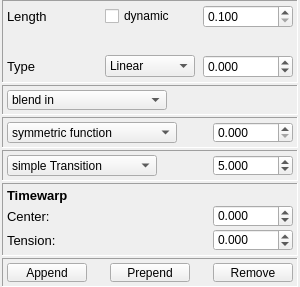
<?xml version="1.0" encoding="UTF-8"?>
<ui version="4.0">
 <class>transitionWidget</class>
 <widget class="QWidget" name="transitionWidget">
  <property name="geometry">
   <rect>
    <x>0</x>
    <y>0</y>
    <width>300</width>
    <height>287</height>
   </rect>
  </property>
  <property name="windowTitle">
   <string>Form</string>
  </property>
  <layout class="QVBoxLayout" name="verticalLayout">
   <property name="spacing">
    <number>2</number>
   </property>
   <property name="leftMargin">
    <number>2</number>
   </property>
   <property name="topMargin">
    <number>0</number>
   </property>
   <property name="rightMargin">
    <number>2</number>
   </property>
   <property name="bottomMargin">
    <number>0</number>
   </property>
   <item>
    <widget class="QFrame" name="selectedFrame">
     <property name="sizePolicy">
      <sizepolicy hsizetype="Minimum" vsizetype="Preferred">
       <horstretch>0</horstretch>
       <verstretch>0</verstretch>
      </sizepolicy>
     </property>
     <property name="minimumSize">
      <size>
       <width>0</width>
       <height>60</height>
      </size>
     </property>
     <property name="frameShape">
      <enum>QFrame::Panel</enum>
     </property>
     <property name="frameShadow">
      <enum>QFrame::Sunken</enum>
     </property>
     <layout class="QGridLayout" name="gridLayout_2">
      <property name="horizontalSpacing">
       <number>8</number>
      </property>
      <property name="verticalSpacing">
       <number>2</number>
      </property>
      <property name="margin">
       <number>4</number>
      </property>
      <item row="0" column="0">
       <widget class="QLabel" name="captionLabel">
        <property name="font">
         <font>
          <pointsize>10</pointsize>
         </font>
        </property>
        <property name="text">
         <string>Length</string>
        </property>
       </widget>
      </item>
      <item row="0" column="2">
       <widget class="myQDoubleSpinBox" name="lengthSpin">
        <property name="minimumSize">
         <size>
          <width>80</width>
          <height>0</height>
         </size>
        </property>
        <property name="focusPolicy">
         <enum>Qt::ClickFocus</enum>
        </property>
        <property name="contextMenuPolicy">
         <enum>Qt::NoContextMenu</enum>
        </property>
        <property name="readOnly">
         <bool>false</bool>
        </property>
        <property name="buttonSymbols">
         <enum>QAbstractSpinBox::UpDownArrows</enum>
        </property>
        <property name="specialValueText">
         <string/>
        </property>
        <property name="keyboardTracking">
         <bool>true</bool>
        </property>
        <property name="decimals">
         <number>3</number>
        </property>
        <property name="minimum">
         <double>0.100000000000000</double>
        </property>
        <property name="maximum">
         <double>1080.000000000000000</double>
        </property>
       </widget>
      </item>
      <item row="2" column="0">
       <widget class="QLabel" name="typeLabel">
        <property name="font">
         <font>
          <pointsize>10</pointsize>
         </font>
        </property>
        <property name="text">
         <string>Type</string>
        </property>
       </widget>
      </item>
      <item row="2" column="1">
       <widget class="QComboBox" name="transitionBox">
        <property name="duplicatesEnabled">
         <bool>false</bool>
        </property>
        <property name="frame">
         <bool>true</bool>
        </property>
        <item>
         <property name="text">
          <string>Linear</string>
         </property>
        </item>
        <item>
         <property name="text">
          <string>Quadratic</string>
         </property>
        </item>
        <item>
         <property name="text">
          <string>Cubic</string>
         </property>
        </item>
        <item>
         <property name="text">
          <string>Quartic</string>
         </property>
        </item>
        <item>
         <property name="text">
          <string>Quintic</string>
         </property>
        </item>
        <item>
         <property name="text">
          <string>Sinusoidal</string>
         </property>
        </item>
        <item>
         <property name="text">
          <string>Plateau</string>
         </property>
        </item>
       </widget>
      </item>
      <item row="2" column="2">
       <widget class="myQDoubleSpinBox" name="changeSpin">
        <property name="minimumSize">
         <size>
          <width>80</width>
          <height>0</height>
         </size>
        </property>
        <property name="focusPolicy">
         <enum>Qt::ClickFocus</enum>
        </property>
        <property name="contextMenuPolicy">
         <enum>Qt::NoContextMenu</enum>
        </property>
        <property name="readOnly">
         <bool>false</bool>
        </property>
        <property name="decimals">
         <number>3</number>
        </property>
        <property name="minimum">
         <double>-10000.000000000000000</double>
        </property>
        <property name="maximum">
         <double>10000.000000000000000</double>
        </property>
       </widget>
      </item>
      <item row="1" column="0" colspan="3">
       <widget class="QLabel" name="errLabel">
        <property name="sizePolicy">
         <sizepolicy hsizetype="Preferred" vsizetype="Preferred">
          <horstretch>0</horstretch>
          <verstretch>0</verstretch>
         </sizepolicy>
        </property>
        <property name="minimumSize">
         <size>
          <width>0</width>
          <height>25</height>
         </size>
        </property>
        <property name="palette">
         <palette>
          <active>
           <colorrole role="WindowText">
            <brush brushstyle="SolidPattern">
             <color alpha="255">
              <red>255</red>
              <green>0</green>
              <blue>0</blue>
             </color>
            </brush>
           </colorrole>
           <colorrole role="Text">
            <brush brushstyle="SolidPattern">
             <color alpha="255">
              <red>0</red>
              <green>0</green>
              <blue>0</blue>
             </color>
            </brush>
           </colorrole>
           <colorrole role="ButtonText">
            <brush brushstyle="SolidPattern">
             <color alpha="255">
              <red>0</red>
              <green>0</green>
              <blue>0</blue>
             </color>
            </brush>
           </colorrole>
           <colorrole role="ToolTipText">
            <brush brushstyle="SolidPattern">
             <color alpha="255">
              <red>0</red>
              <green>0</green>
              <blue>0</blue>
             </color>
            </brush>
           </colorrole>
          </active>
          <inactive>
           <colorrole role="WindowText">
            <brush brushstyle="SolidPattern">
             <color alpha="255">
              <red>255</red>
              <green>0</green>
              <blue>0</blue>
             </color>
            </brush>
           </colorrole>
           <colorrole role="Text">
            <brush brushstyle="SolidPattern">
             <color alpha="255">
              <red>0</red>
              <green>0</green>
              <blue>0</blue>
             </color>
            </brush>
           </colorrole>
           <colorrole role="ButtonText">
            <brush brushstyle="SolidPattern">
             <color alpha="255">
              <red>0</red>
              <green>0</green>
              <blue>0</blue>
             </color>
            </brush>
           </colorrole>
           <colorrole role="ToolTipText">
            <brush brushstyle="SolidPattern">
             <color alpha="255">
              <red>0</red>
              <green>0</green>
              <blue>0</blue>
             </color>
            </brush>
           </colorrole>
          </inactive>
          <disabled>
           <colorrole role="WindowText">
            <brush brushstyle="SolidPattern">
             <color alpha="255">
              <red>128</red>
              <green>125</green>
              <blue>123</blue>
             </color>
            </brush>
           </colorrole>
           <colorrole role="Text">
            <brush brushstyle="SolidPattern">
             <color alpha="255">
              <red>128</red>
              <green>125</green>
              <blue>123</blue>
             </color>
            </brush>
           </colorrole>
           <colorrole role="ButtonText">
            <brush brushstyle="SolidPattern">
             <color alpha="255">
              <red>128</red>
              <green>125</green>
              <blue>123</blue>
             </color>
            </brush>
           </colorrole>
           <colorrole role="ToolTipText">
            <brush brushstyle="SolidPattern">
             <color alpha="255">
              <red>0</red>
              <green>0</green>
              <blue>0</blue>
             </color>
            </brush>
           </colorrole>
          </disabled>
         </palette>
        </property>
        <property name="font">
         <font>
          <pointsize>8</pointsize>
         </font>
        </property>
        <property name="text">
         <string/>
        </property>
        <property name="alignment">
         <set>Qt::AlignCenter</set>
        </property>
       </widget>
      </item>
      <item row="0" column="1">
       <widget class="QCheckBox" name="lockCheck">
        <property name="text">
         <string>dynamic</string>
        </property>
       </widget>
      </item>
     </layout>
    </widget>
   </item>
   <item>
    <widget class="QFrame" name="quadraticFrame">
     <property name="minimumSize">
      <size>
       <width>0</width>
       <height>30</height>
      </size>
     </property>
     <property name="frameShape">
      <enum>QFrame::Panel</enum>
     </property>
     <property name="frameShadow">
      <enum>QFrame::Sunken</enum>
     </property>
     <layout class="QGridLayout" name="gridLayout_3">
      <property name="margin">
       <number>4</number>
      </property>
      <property name="spacing">
       <number>2</number>
      </property>
      <item row="0" column="0">
       <widget class="QComboBox" name="quadraticBox">
        <property name="minimumSize">
         <size>
          <width>160</width>
          <height>0</height>
         </size>
        </property>
        <property name="duplicatesEnabled">
         <bool>false</bool>
        </property>
        <property name="frame">
         <bool>true</bool>
        </property>
        <item>
         <property name="text">
          <string>blend in</string>
         </property>
        </item>
        <item>
         <property name="text">
          <string>blend out</string>
         </property>
        </item>
        <item>
         <property name="text">
          <string>symmetric function</string>
         </property>
        </item>
       </widget>
      </item>
      <item row="0" column="1">
       <spacer name="horizontalSpacer_5">
        <property name="orientation">
         <enum>Qt::Horizontal</enum>
        </property>
        <property name="sizeHint" stdset="0">
         <size>
          <width>40</width>
          <height>20</height>
         </size>
        </property>
       </spacer>
      </item>
     </layout>
    </widget>
   </item>
   <item>
    <widget class="QFrame" name="quarticFrame">
     <property name="minimumSize">
      <size>
       <width>0</width>
       <height>30</height>
      </size>
     </property>
     <property name="frameShape">
      <enum>QFrame::Panel</enum>
     </property>
     <property name="frameShadow">
      <enum>QFrame::Sunken</enum>
     </property>
     <layout class="QGridLayout" name="gridLayout_4">
      <property name="margin">
       <number>4</number>
      </property>
      <property name="spacing">
       <number>2</number>
      </property>
      <item row="0" column="0">
       <widget class="QComboBox" name="quarticBox">
        <property name="minimumSize">
         <size>
          <width>170</width>
          <height>0</height>
         </size>
        </property>
        <property name="duplicatesEnabled">
         <bool>false</bool>
        </property>
        <property name="frame">
         <bool>true</bool>
        </property>
        <item>
         <property name="text">
          <string>symmetric function</string>
         </property>
        </item>
        <item>
         <property name="text">
          <string>opposite direction first</string>
         </property>
        </item>
        <item>
         <property name="text">
          <string>overshoot final value</string>
         </property>
        </item>
       </widget>
      </item>
      <item row="0" column="2">
       <widget class="myQDoubleSpinBox" name="quarticSpin">
        <property name="minimumSize">
         <size>
          <width>80</width>
          <height>0</height>
         </size>
        </property>
        <property name="focusPolicy">
         <enum>Qt::ClickFocus</enum>
        </property>
        <property name="contextMenuPolicy">
         <enum>Qt::NoContextMenu</enum>
        </property>
        <property name="readOnly">
         <bool>false</bool>
        </property>
        <property name="decimals">
         <number>3</number>
        </property>
        <property name="minimum">
         <double>0.000000000000000</double>
        </property>
        <property name="maximum">
         <double>10.000000000000000</double>
        </property>
        <property name="singleStep">
         <double>0.100000000000000</double>
        </property>
       </widget>
      </item>
      <item row="0" column="1">
       <spacer name="horizontalSpacer">
        <property name="orientation">
         <enum>Qt::Horizontal</enum>
        </property>
        <property name="sizeHint" stdset="0">
         <size>
          <width>40</width>
          <height>20</height>
         </size>
        </property>
       </spacer>
      </item>
     </layout>
    </widget>
   </item>
   <item>
    <widget class="QFrame" name="quinticFrame">
     <property name="minimumSize">
      <size>
       <width>0</width>
       <height>30</height>
      </size>
     </property>
     <property name="frameShape">
      <enum>QFrame::Panel</enum>
     </property>
     <property name="frameShadow">
      <enum>QFrame::Sunken</enum>
     </property>
     <layout class="QGridLayout" name="gridLayout_5">
      <property name="margin">
       <number>4</number>
      </property>
      <property name="spacing">
       <number>2</number>
      </property>
      <item row="0" column="0">
       <widget class="QComboBox" name="quinticBox">
        <property name="minimumSize">
         <size>
          <width>150</width>
          <height>0</height>
         </size>
        </property>
        <property name="duplicatesEnabled">
         <bool>false</bool>
        </property>
        <property name="frame">
         <bool>true</bool>
        </property>
        <item>
         <property name="text">
          <string>simple Transition</string>
         </property>
        </item>
        <item>
         <property name="text">
          <string>doubleBump(1)</string>
         </property>
        </item>
        <item>
         <property name="text">
          <string>doubleBump(2)</string>
         </property>
        </item>
       </widget>
      </item>
      <item row="0" column="2">
       <widget class="myQDoubleSpinBox" name="quinticSpin">
        <property name="minimumSize">
         <size>
          <width>80</width>
          <height>0</height>
         </size>
        </property>
        <property name="focusPolicy">
         <enum>Qt::ClickFocus</enum>
        </property>
        <property name="contextMenuPolicy">
         <enum>Qt::NoContextMenu</enum>
        </property>
        <property name="readOnly">
         <bool>false</bool>
        </property>
        <property name="decimals">
         <number>3</number>
        </property>
        <property name="minimum">
         <double>2.000000000000000</double>
        </property>
        <property name="maximum">
         <double>8.000000000000000</double>
        </property>
        <property name="singleStep">
         <double>0.100000000000000</double>
        </property>
        <property name="value">
         <double>5.000000000000000</double>
        </property>
       </widget>
      </item>
      <item row="0" column="1">
       <spacer name="horizontalSpacer_2">
        <property name="orientation">
         <enum>Qt::Horizontal</enum>
        </property>
        <property name="sizeHint" stdset="0">
         <size>
          <width>40</width>
          <height>20</height>
         </size>
        </property>
       </spacer>
      </item>
     </layout>
    </widget>
   </item>
   <item>
    <widget class="QFrame" name="timewarpFrame">
     <property name="minimumSize">
      <size>
       <width>0</width>
       <height>25</height>
      </size>
     </property>
     <property name="frameShape">
      <enum>QFrame::Panel</enum>
     </property>
     <property name="frameShadow">
      <enum>QFrame::Sunken</enum>
     </property>
     <layout class="QGridLayout" name="gridLayout_6">
      <property name="margin">
       <number>4</number>
      </property>
      <property name="spacing">
       <number>2</number>
      </property>
      <item row="1" column="0">
       <widget class="QLabel" name="centerLabel">
        <property name="minimumSize">
         <size>
          <width>120</width>
          <height>0</height>
         </size>
        </property>
        <property name="font">
         <font>
          <pointsize>10</pointsize>
         </font>
        </property>
        <property name="text">
         <string>Center:</string>
        </property>
       </widget>
      </item>
      <item row="4" column="0">
       <widget class="QLabel" name="tensionLabel">
        <property name="minimumSize">
         <size>
          <width>120</width>
          <height>0</height>
         </size>
        </property>
        <property name="font">
         <font>
          <pointsize>10</pointsize>
         </font>
        </property>
        <property name="text">
         <string>Tension:</string>
        </property>
       </widget>
      </item>
      <item row="1" column="2">
       <widget class="myQDoubleSpinBox" name="centerSpin">
        <property name="minimumSize">
         <size>
          <width>80</width>
          <height>0</height>
         </size>
        </property>
        <property name="focusPolicy">
         <enum>Qt::ClickFocus</enum>
        </property>
        <property name="contextMenuPolicy">
         <enum>Qt::NoContextMenu</enum>
        </property>
        <property name="readOnly">
         <bool>false</bool>
        </property>
        <property name="decimals">
         <number>3</number>
        </property>
        <property name="minimum">
         <double>-10.000000000000000</double>
        </property>
        <property name="maximum">
         <double>10.000000000000000</double>
        </property>
        <property name="singleStep">
         <double>0.100000000000000</double>
        </property>
       </widget>
      </item>
      <item row="4" column="2">
       <widget class="myQDoubleSpinBox" name="tensionSpin">
        <property name="minimumSize">
         <size>
          <width>80</width>
          <height>0</height>
         </size>
        </property>
        <property name="focusPolicy">
         <enum>Qt::ClickFocus</enum>
        </property>
        <property name="contextMenuPolicy">
         <enum>Qt::NoContextMenu</enum>
        </property>
        <property name="readOnly">
         <bool>false</bool>
        </property>
        <property name="decimals">
         <number>3</number>
        </property>
        <property name="minimum">
         <double>-10.000000000000000</double>
        </property>
        <property name="maximum">
         <double>10.000000000000000</double>
        </property>
        <property name="singleStep">
         <double>0.100000000000000</double>
        </property>
       </widget>
      </item>
      <item row="1" column="1">
       <spacer name="horizontalSpacer_3">
        <property name="orientation">
         <enum>Qt::Horizontal</enum>
        </property>
        <property name="sizeHint" stdset="0">
         <size>
          <width>40</width>
          <height>20</height>
         </size>
        </property>
       </spacer>
      </item>
      <item row="4" column="1">
       <spacer name="horizontalSpacer_4">
        <property name="orientation">
         <enum>Qt::Horizontal</enum>
        </property>
        <property name="sizeHint" stdset="0">
         <size>
          <width>40</width>
          <height>20</height>
         </size>
        </property>
       </spacer>
      </item>
      <item row="0" column="0" colspan="3">
       <widget class="QLabel" name="label">
        <property name="font">
         <font>
          <pointsize>10</pointsize>
          <weight>75</weight>
          <bold>true</bold>
          <underline>false</underline>
         </font>
        </property>
        <property name="text">
         <string>Timewarp</string>
        </property>
       </widget>
      </item>
     </layout>
    </widget>
   </item>
   <item>
    <widget class="QFrame" name="buttonFrame">
     <property name="minimumSize">
      <size>
       <width>0</width>
       <height>25</height>
      </size>
     </property>
     <property name="frameShape">
      <enum>QFrame::Panel</enum>
     </property>
     <property name="frameShadow">
      <enum>QFrame::Sunken</enum>
     </property>
     <layout class="QGridLayout" name="gridLayout_7">
      <property name="margin">
       <number>4</number>
      </property>
      <property name="spacing">
       <number>2</number>
      </property>
      <item row="2" column="0">
       <widget class="QPushButton" name="appendButton">
        <property name="maximumSize">
         <size>
          <width>80</width>
          <height>21</height>
         </size>
        </property>
        <property name="text">
         <string>Append</string>
        </property>
       </widget>
      </item>
      <item row="2" column="4">
       <widget class="QPushButton" name="removeButton">
        <property name="maximumSize">
         <size>
          <width>80</width>
          <height>21</height>
         </size>
        </property>
        <property name="text">
         <string>Remove</string>
        </property>
       </widget>
      </item>
      <item row="2" column="2">
       <widget class="QPushButton" name="prependButton">
        <property name="maximumSize">
         <size>
          <width>80</width>
          <height>21</height>
         </size>
        </property>
        <property name="text">
         <string>Prepend</string>
        </property>
       </widget>
      </item>
      <item row="2" column="1">
       <spacer name="horizontalSpacer_6">
        <property name="orientation">
         <enum>Qt::Horizontal</enum>
        </property>
        <property name="sizeHint" stdset="0">
         <size>
          <width>40</width>
          <height>20</height>
         </size>
        </property>
       </spacer>
      </item>
      <item row="2" column="3">
       <spacer name="horizontalSpacer_7">
        <property name="orientation">
         <enum>Qt::Horizontal</enum>
        </property>
        <property name="sizeHint" stdset="0">
         <size>
          <width>40</width>
          <height>20</height>
         </size>
        </property>
       </spacer>
      </item>
     </layout>
    </widget>
   </item>
   <item>
    <spacer name="verticalSpacer">
     <property name="orientation">
      <enum>Qt::Vertical</enum>
     </property>
     <property name="sizeHint" stdset="0">
      <size>
       <width>0</width>
       <height>0</height>
      </size>
     </property>
    </spacer>
   </item>
  </layout>
 </widget>
 <customwidgets>
  <customwidget>
   <class>myQDoubleSpinBox</class>
   <extends>QDoubleSpinBox</extends>
   <header>myqdoublespinbox.h</header>
  </customwidget>
 </customwidgets>
 <resources/>
 <connections/>
</ui>
